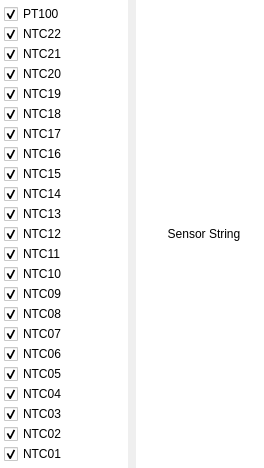
     <widget class="QWidget" name="sidebar_container" native="true">
      <property name="sizePolicy">
       <sizepolicy hsizetype="Fixed" vsizetype="Expanding">
        <horstretch>0</horstretch>
        <verstretch>1</verstretch>
       </sizepolicy>
      </property>
      <property name="minimumSize">
       <size>
        <width>200</width>
        <height>0</height>
       </size>
      </property>
      <property name="maximumSize">
       <size>
        <width>300</width>
        <height>16777215</height>
       </size>
      </property>
      <property name="styleSheet">
       <string notr="true"/>
      </property>
      <layout class="QHBoxLayout" name="sidebar_container_layout">
       <property name="spacing">
        <number>8</number>
       </property>
       <property name="leftMargin">
        <number>0</number>
       </property>
       <property name="topMargin">
        <number>0</number>
       </property>
       <property name="rightMargin">
        <number>0</number>
       </property>
       <property name="bottomMargin">
        <number>0</number>
       </property>
       <item>
        <widget class="QWidget" name="ntc_checkbox_container" native="true">
         <property name="sizePolicy">
          <sizepolicy hsizetype="Expanding" vsizetype="Minimum">
           <horstretch>1</horstretch>
           <verstretch>0</verstretch>
          </sizepolicy>
         </property>
         <property name="minimumSize">
          <size>
           <width>120</width>
           <height>0</height>
          </size>
         </property>
         <property name="styleSheet">
          <string>background-color: white;</string>
         </property>
         <layout class="QVBoxLayout" name="ntc_checkbox_container_layout">
          <property name="spacing">
           <number>0</number>
          </property>
          <property name="leftMargin">
           <number>4</number>
          </property>
          <property name="topMargin">
           <number>4</number>
          </property>
          <property name="rightMargin">
           <number>4</number>
          </property>
          <property name="bottomMargin">
           <number>4</number>
          </property>
          <item>
           <widget class="QCheckBox" name="ntc_pt100_checkbox">
            <property name="sizePolicy">
             <sizepolicy hsizetype="Expanding" vsizetype="Fixed">
              <horstretch>1</horstretch>
              <verstretch>0</verstretch>
             </sizepolicy>
            </property>
            <property name="minimumSize">
             <size>
              <width>0</width>
              <height>20</height>
             </size>
            </property>
            <property name="text">
             <string>PT100</string>
            </property>
            <property name="checked">
             <bool>true</bool>
            </property>
           </widget>
          </item>
          <item>
           <widget class="QCheckBox" name="ntc_22_checkbox">
            <property name="sizePolicy">
             <sizepolicy hsizetype="Preferred" vsizetype="Fixed">
              <horstretch>0</horstretch>
              <verstretch>0</verstretch>
             </sizepolicy>
            </property>
            <property name="text">
             <string>NTC22</string>
            </property>
            <property name="checked">
             <bool>true</bool>
            </property>
           </widget>
          </item>
          <item>
           <widget class="QCheckBox" name="ntc_21_checkbox">
            <property name="sizePolicy">
             <sizepolicy hsizetype="Preferred" vsizetype="Fixed">
              <horstretch>0</horstretch>
              <verstretch>0</verstretch>
             </sizepolicy>
            </property>
            <property name="text">
             <string>NTC21</string>
            </property>
            <property name="checked">
             <bool>true</bool>
            </property>
           </widget>
          </item>
          <item>
           <widget class="QCheckBox" name="ntc_20_checkbox">
            <property name="sizePolicy">
             <sizepolicy hsizetype="Preferred" vsizetype="Fixed">
              <horstretch>0</horstretch>
              <verstretch>0</verstretch>
             </sizepolicy>
            </property>
            <property name="text">
             <string>NTC20</string>
            </property>
            <property name="checked">
             <bool>true</bool>
            </property>
           </widget>
          </item>
          <item>
           <widget class="QCheckBox" name="ntc_19_checkbox">
            <property name="sizePolicy">
             <sizepolicy hsizetype="Preferred" vsizetype="Fixed">
              <horstretch>0</horstretch>
              <verstretch>0</verstretch>
             </sizepolicy>
            </property>
            <property name="text">
             <string>NTC19</string>
            </property>
            <property name="checked">
             <bool>true</bool>
            </property>
           </widget>
          </item>
          <item>
           <widget class="QCheckBox" name="ntc_18_checkbox">
            <property name="sizePolicy">
             <sizepolicy hsizetype="Preferred" vsizetype="Fixed">
              <horstretch>0</horstretch>
              <verstretch>0</verstretch>
             </sizepolicy>
            </property>
            <property name="text">
             <string>NTC18</string>
            </property>
            <property name="checked">
             <bool>true</bool>
            </property>
           </widget>
          </item>
          <item>
           <widget class="QCheckBox" name="ntc_17_checkbox">
            <property name="sizePolicy">
             <sizepolicy hsizetype="Preferred" vsizetype="Fixed">
              <horstretch>0</horstretch>
              <verstretch>0</verstretch>
             </sizepolicy>
            </property>
            <property name="text">
             <string>NTC17</string>
            </property>
            <property name="checked">
             <bool>true</bool>
            </property>
           </widget>
          </item>
          <item>
           <widget class="QCheckBox" name="ntc_16_checkbox">
            <property name="sizePolicy">
             <sizepolicy hsizetype="Preferred" vsizetype="Fixed">
              <horstretch>0</horstretch>
              <verstretch>0</verstretch>
             </sizepolicy>
            </property>
            <property name="text">
             <string>NTC16</string>
            </property>
            <property name="checked">
             <bool>true</bool>
            </property>
           </widget>
          </item>
          <item>
           <widget class="QCheckBox" name="ntc_15_checkbox">
            <property name="sizePolicy">
             <sizepolicy hsizetype="Preferred" vsizetype="Fixed">
              <horstretch>0</horstretch>
              <verstretch>0</verstretch>
             </sizepolicy>
            </property>
            <property name="text">
             <string>NTC15</string>
            </property>
            <property name="checked">
             <bool>true</bool>
            </property>
           </widget>
          </item>
          <item>
           <widget class="QCheckBox" name="ntc_14_checkbox">
            <property name="sizePolicy">
             <sizepolicy hsizetype="Preferred" vsizetype="Fixed">
              <horstretch>0</horstretch>
              <verstretch>0</verstretch>
             </sizepolicy>
            </property>
            <property name="text">
             <string>NTC14</string>
            </property>
            <property name="checked">
             <bool>true</bool>
            </property>
           </widget>
          </item>
          <item>
           <widget class="QCheckBox" name="ntc_13_checkbox">
            <property name="sizePolicy">
             <sizepolicy hsizetype="Preferred" vsizetype="Fixed">
              <horstretch>0</horstretch>
              <verstretch>0</verstretch>
             </sizepolicy>
            </property>
            <property name="text">
             <string>NTC13</string>
            </property>
            <property name="checked">
             <bool>true</bool>
            </property>
           </widget>
          </item>
          <item>
           <widget class="QCheckBox" name="ntc_12_checkbox">
            <property name="sizePolicy">
             <sizepolicy hsizetype="Preferred" vsizetype="Fixed">
              <horstretch>0</horstretch>
              <verstretch>0</verstretch>
             </sizepolicy>
            </property>
            <property name="text">
             <string>NTC12</string>
            </property>
            <property name="checked">
             <bool>true</bool>
            </property>
           </widget>
          </item>
          <item>
           <widget class="QCheckBox" name="ntc_11_checkbox">
            <property name="sizePolicy">
             <sizepolicy hsizetype="Preferred" vsizetype="Fixed">
              <horstretch>0</horstretch>
              <verstretch>0</verstretch>
             </sizepolicy>
            </property>
            <property name="text">
             <string>NTC11</string>
            </property>
            <property name="checked">
             <bool>true</bool>
            </property>
           </widget>
          </item>
          <item>
           <widget class="QCheckBox" name="ntc_10_checkbox">
            <property name="sizePolicy">
             <sizepolicy hsizetype="Preferred" vsizetype="Fixed">
              <horstretch>0</horstretch>
              <verstretch>0</verstretch>
             </sizepolicy>
            </property>
            <property name="text">
             <string>NTC10</string>
            </property>
            <property name="checked">
             <bool>true</bool>
            </property>
           </widget>
          </item>
          <item>
           <widget class="QCheckBox" name="ntc_09_checkbox">
            <property name="sizePolicy">
             <sizepolicy hsizetype="Preferred" vsizetype="Fixed">
              <horstretch>0</horstretch>
              <verstretch>0</verstretch>
             </sizepolicy>
            </property>
            <property name="text">
             <string>NTC09</string>
            </property>
            <property name="checked">
             <bool>true</bool>
            </property>
           </widget>
          </item>
          <item>
           <widget class="QCheckBox" name="ntc_08_checkbox">
            <property name="sizePolicy">
             <sizepolicy hsizetype="Preferred" vsizetype="Fixed">
              <horstretch>0</horstretch>
              <verstretch>0</verstretch>
             </sizepolicy>
            </property>
            <property name="text">
             <string>NTC08</string>
            </property>
            <property name="checked">
             <bool>true</bool>
            </property>
           </widget>
          </item>
          <item>
           <widget class="QCheckBox" name="ntc_07_checkbox">
            <property name="sizePolicy">
             <sizepolicy hsizetype="Preferred" vsizetype="Fixed">
              <horstretch>0</horstretch>
              <verstretch>0</verstretch>
             </sizepolicy>
            </property>
            <property name="text">
             <string>NTC07</string>
            </property>
            <property name="checked">
             <bool>true</bool>
            </property>
           </widget>
          </item>
          <item>
           <widget class="QCheckBox" name="ntc_06_checkbox">
            <property name="sizePolicy">
             <sizepolicy hsizetype="Preferred" vsizetype="Fixed">
              <horstretch>0</horstretch>
              <verstretch>0</verstretch>
             </sizepolicy>
            </property>
            <property name="text">
             <string>NTC06</string>
            </property>
            <property name="checked">
             <bool>true</bool>
            </property>
           </widget>
          </item>
          <item>
           <widget class="QCheckBox" name="ntc_05_checkbox">
            <property name="sizePolicy">
             <sizepolicy hsizetype="Preferred" vsizetype="Fixed">
              <horstretch>0</horstretch>
              <verstretch>0</verstretch>
             </sizepolicy>
            </property>
            <property name="text">
             <string>NTC05</string>
            </property>
            <property name="checked">
             <bool>true</bool>
            </property>
           </widget>
          </item>
          <item>
           <widget class="QCheckBox" name="ntc_04_checkbox">
            <property name="sizePolicy">
             <sizepolicy hsizetype="Preferred" vsizetype="Fixed">
              <horstretch>0</horstretch>
              <verstretch>0</verstretch>
             </sizepolicy>
            </property>
            <property name="text">
             <string>NTC04</string>
            </property>
            <property name="checked">
             <bool>true</bool>
            </property>
           </widget>
          </item>
          <item>
           <widget class="QCheckBox" name="ntc_03_checkbox">
            <property name="sizePolicy">
             <sizepolicy hsizetype="Preferred" vsizetype="Fixed">
              <horstretch>0</horstretch>
              <verstretch>0</verstretch>
             </sizepolicy>
            </property>
            <property name="text">
             <string>NTC03</string>
            </property>
            <property name="checked">
             <bool>true</bool>
            </property>
           </widget>
          </item>
          <item>
           <widget class="QCheckBox" name="ntc_02_checkbox">
            <property name="sizePolicy">
             <sizepolicy hsizetype="Preferred" vsizetype="Fixed">
              <horstretch>0</horstretch>
              <verstretch>0</verstretch>
             </sizepolicy>
            </property>
            <property name="text">
             <string>NTC02</string>
            </property>
            <property name="checked">
             <bool>true</bool>
            </property>
           </widget>
          </item>
          <item>
           <widget class="QCheckBox" name="ntc_01_checkbox">
            <property name="sizePolicy">
             <sizepolicy hsizetype="Preferred" vsizetype="Fixed">
              <horstretch>0</horstretch>
              <verstretch>0</verstretch>
             </sizepolicy>
            </property>
            <property name="text">
             <string>NTC01</string>
            </property>
            <property name="checked">
             <bool>true</bool>
            </property>
           </widget>
          </item>
         </layout>
        </widget>
       </item>
       <item>
        <widget class="QWidget" name="status_display_container" native="true">
         <property name="sizePolicy">
          <sizepolicy hsizetype="Minimum" vsizetype="Minimum">
           <horstretch>1</horstretch>
           <verstretch>0</verstretch>
          </sizepolicy>
         </property>
         <property name="minimumSize">
          <size>
           <width>50</width>
           <height>0</height>
          </size>
         </property>
         <property name="styleSheet">
          <string notr="true">background-color: white;</string>
         </property>
         <layout class="QVBoxLayout" name="status_display_container_layout">
          <property name="spacing">
           <number>2</number>
          </property>
          <property name="leftMargin">
           <number>8</number>
          </property>
          <property name="topMargin">
           <number>8</number>
          </property>
          <property name="rightMargin">
           <number>8</number>
          </property>
          <property name="bottomMargin">
           <number>8</number>
          </property>
          <item>
           <widget class="QLabel" name="sensor_string_image_label">
            <property name="sizePolicy">
             <sizepolicy hsizetype="Preferred" vsizetype="Minimum">
              <horstretch>0</horstretch>
              <verstretch>0</verstretch>
             </sizepolicy>
            </property>
            <property name="minimumSize">
             <size>
              <width>120</width>
              <height>0</height>
             </size>
            </property>
            <property name="maximumSize">
             <size>
              <width>180</width>
              <height>16777215</height>
             </size>
            </property>
            <property name="styleSheet">
             <string notr="true"/>
            </property>
            <property name="text">
             <string>Sensor String</string>
            </property>
            <property name="scaledContents">
             <bool>true</bool>
            </property>
            <property name="alignment">
             <set>Qt::AlignCenter</set>
            </property>
           </widget>
          </item>
         </layout>
        </widget>
       </item>
      </layout>
     </widget>
